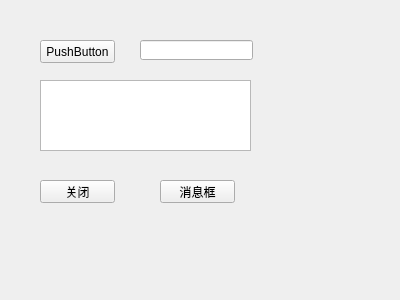
<?xml version="1.0" encoding="UTF-8"?>
<ui version="4.0">
 <class>Dome</class>
 <widget class="QWidget" name="Dome">
  <property name="geometry">
   <rect>
    <x>0</x>
    <y>0</y>
    <width>400</width>
    <height>300</height>
   </rect>
  </property>
  <property name="windowTitle">
   <string>Form</string>
  </property>
  <widget class="QPushButton" name="pushButton">
   <property name="geometry">
    <rect>
     <x>40</x>
     <y>40</y>
     <width>75</width>
     <height>23</height>
    </rect>
   </property>
   <property name="text">
    <string>PushButton</string>
   </property>
  </widget>
  <widget class="QLineEdit" name="lineEdit">
   <property name="geometry">
    <rect>
     <x>140</x>
     <y>40</y>
     <width>113</width>
     <height>20</height>
    </rect>
   </property>
  </widget>
  <widget class="QTextEdit" name="textEdit">
   <property name="geometry">
    <rect>
     <x>40</x>
     <y>80</y>
     <width>211</width>
     <height>71</height>
    </rect>
   </property>
  </widget>
  <widget class="QPushButton" name="pushButton_2">
   <property name="geometry">
    <rect>
     <x>40</x>
     <y>180</y>
     <width>75</width>
     <height>23</height>
    </rect>
   </property>
   <property name="text">
    <string>关闭</string>
   </property>
  </widget>
  <widget class="QPushButton" name="pushButton_3">
   <property name="geometry">
    <rect>
     <x>160</x>
     <y>180</y>
     <width>75</width>
     <height>23</height>
    </rect>
   </property>
   <property name="text">
    <string>消息框</string>
   </property>
  </widget>
 </widget>
 <resources/>
 <connections/>
</ui>
